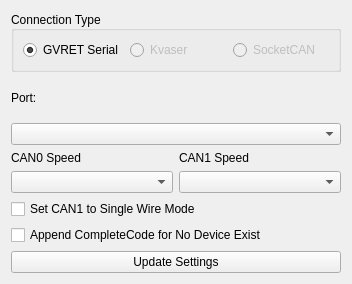
<?xml version="1.0" encoding="UTF-8"?>
<ui version="4.0">
 <class>ConnectionWindow</class>
 <widget class="QWidget" name="ConnectionWindow">
  <property name="geometry">
   <rect>
    <x>0</x>
    <y>0</y>
    <width>352</width>
    <height>284</height>
   </rect>
  </property>
  <property name="windowTitle">
   <string>Connection Settings</string>
  </property>
  <layout class="QGridLayout" name="gridLayout_2">
   <item row="0" column="0">
    <widget class="QGroupBox" name="groupBox">
     <property name="title">
      <string>Connection Type</string>
     </property>
     <property name="alignment">
      <set>Qt::AlignLeading|Qt::AlignLeft|Qt::AlignVCenter</set>
     </property>
     <layout class="QHBoxLayout" name="horizontalLayout_2">
      <item>
       <widget class="QRadioButton" name="rbGVRET">
        <property name="text">
         <string>GVRET Serial</string>
        </property>
        <property name="checked">
         <bool>true</bool>
        </property>
       </widget>
      </item>
      <item>
       <widget class="QRadioButton" name="rbKvaser">
        <property name="enabled">
         <bool>false</bool>
        </property>
        <property name="text">
         <string>Kvaser</string>
        </property>
       </widget>
      </item>
      <item>
       <widget class="QRadioButton" name="rbSocketCAN">
        <property name="enabled">
         <bool>false</bool>
        </property>
        <property name="text">
         <string>SocketCAN</string>
        </property>
       </widget>
      </item>
     </layout>
    </widget>
   </item>
   <item row="1" column="0">
    <widget class="QLabel" name="label">
     <property name="sizePolicy">
      <sizepolicy hsizetype="Minimum" vsizetype="Minimum">
       <horstretch>0</horstretch>
       <verstretch>0</verstretch>
      </sizepolicy>
     </property>
     <property name="text">
      <string>Port:</string>
     </property>
    </widget>
   </item>
   <item row="2" column="0">
    <widget class="QComboBox" name="cbPort"/>
   </item>
   <item row="3" column="0">
    <layout class="QGridLayout" name="gridLayout">
     <item row="0" column="0">
      <widget class="QLabel" name="label_2">
       <property name="text">
        <string>CAN0 Speed</string>
       </property>
      </widget>
     </item>
     <item row="0" column="1">
      <widget class="QLabel" name="label_3">
       <property name="text">
        <string>CAN1 Speed</string>
       </property>
      </widget>
     </item>
     <item row="1" column="0">
      <widget class="QComboBox" name="cbSpeed0"/>
     </item>
     <item row="1" column="1">
      <widget class="QComboBox" name="cbSpeed1"/>
     </item>
    </layout>
   </item>
   <item row="4" column="0">
    <widget class="QCheckBox" name="ckSingleWire">
     <property name="text">
      <string>Set CAN1 to Single Wire Mode</string>
     </property>
    </widget>
   </item>
   <item row="5" column="0">
    <widget class="QCheckBox" name="ckCompleteCode">
     <property name="text">
      <string>Append CompleteCode for No Device Exist</string>
     </property>
    </widget>
   </item>
   <item row="6" column="0">
    <widget class="QPushButton" name="btnOK">
     <property name="text">
      <string>Update Settings</string>
     </property>
    </widget>
   </item>
  </layout>
 </widget>
 <resources/>
 <connections/>
</ui>
